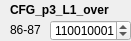
      <widget class="QWidget" name="widget_22" native="true">
       <property name="geometry">
        <rect>
         <x>270</x>
         <y>280</y>
         <width>131</width>
         <height>41</height>
        </rect>
       </property>
       <widget class="QLabel" name="add">
        <property name="geometry">
         <rect>
          <x>10</x>
          <y>0</y>
          <width>111</width>
          <height>20</height>
         </rect>
        </property>
        <property name="font">
         <font>
          <weight>75</weight>
          <bold>true</bold>
         </font>
        </property>
        <property name="text">
         <string>CFG_p3_L1_over</string>
        </property>
       </widget>
       <widget class="QLabel" name="addr_CFG_p3_L1_over_2x5bit">
        <property name="geometry">
         <rect>
          <x>10</x>
          <y>20</y>
          <width>101</width>
          <height>20</height>
         </rect>
        </property>
        <property name="text">
         <string>86-87</string>
        </property>
       </widget>
       <widget class="QSpinBox" name="spinBox_CFG_p3_L1_over">
        <property name="geometry">
         <rect>
          <x>50</x>
          <y>20</y>
          <width>81</width>
          <height>21</height>
         </rect>
        </property>
        <property name="maximum">
         <number>1023</number>
        </property>
        <property name="value">
         <number>401</number>
        </property>
        <property name="displayIntegerBase">
         <number>2</number>
        </property>
       </widget>
      </widget>
